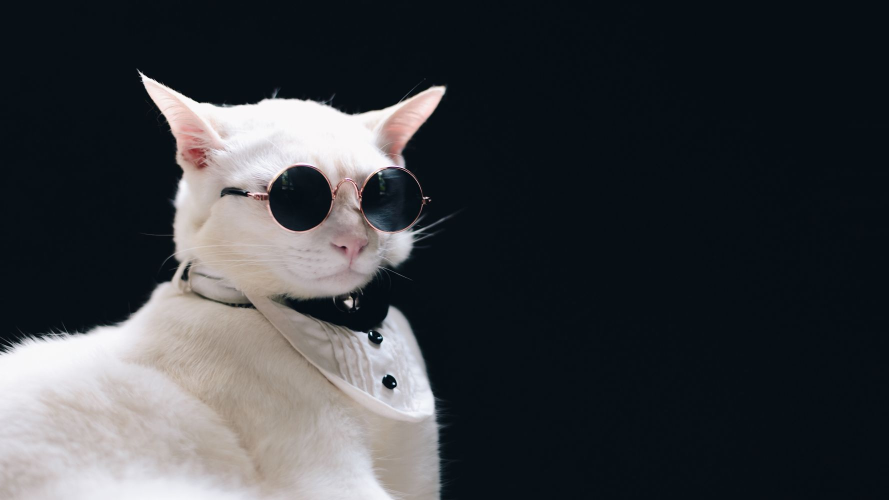
#> input picture images/my_image.jpeg, 1778 x 1000 px (shown at 1/2 size)
$ jupyter execute --allow-errors 'Cat or Not 80% Accuracy.ipynb'   (shell and % lines are left out)
#> lines starting #> are read from the running program, lines starting #| are printed output that depends on the picture
[cell 1]
#Logistic Regression with a Neural Network mindset.
#Welcome to your first (required) programming assignment! You will build a logistic regression classifier to recognize cats.

[cell 2]
#importing packages

import time
import numpy as np
import h5py
import matplotlib.pyplot as plt
import scipy
from PIL import Image
from scipy import ndimage
from dnn_app_utils_v3 import *

plt.rcParams['figure.figsize'] = (5.0, 4.0) # set default size of plots
plt.rcParams['image.interpolation'] = 'nearest'
plt.rcParams['image.cmap'] = 'gray'


np.random.seed(1)

#> (a cell that did not finish here is left out)

[cell 4]
# Example of a picture
index = 10
#> (the rest of this cell did not finish here and is left out)

#> (a cell that did not finish here is left out)

#> (a cell that did not finish here is left out)

[cell 7]
### CONSTANTS DEFINING THE MODEL ####
n_x = 12288     # num_px * num_px * 3
n_h = 7
n_y = 1
layers_dims = (n_x, n_h, n_y)

[cell 8]
# [81 lines left out: function two_layer_model, not called in this run]

#> (a cell that did not finish here is left out)

#> (a cell that did not finish here is left out)

#> (a cell that did not finish here is left out)

[cell 12]
### CONSTANTS ###
layers_dims = [12288, 20, 7, 5, 1] #  4-layer model

[cell 13]
# [51 lines left out: function L_layer_model, not called in this run]

#> (a cell that did not finish here is left out)

#> (a cell that did not finish here is left out)

#> (a cell that did not finish here is left out)

#> (a cell that did not finish here is left out)

[cell 18]
from PIL import Image

my_image = "my_image.jpeg" #any image form the internet
my_label_y = [1] # the true class of your image (1 -> cat, 0 -> non-cat)

fname = "images/" + my_image

num_px = 64

#Preprocessing the image
image = Image.open(fname).resize(size=(num_px, num_px))  # use PIL to open and reshape image
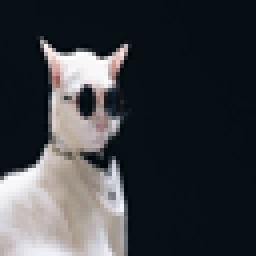
#> image: PIL image 64x64 RGB (shown 4 times larger); mean R, G, B 57.9, 60.7, 64.5
my_image = np.array(image, dtype=float) / 255  # convert to numpy array and scale values
my_image = my_image.reshape((1, num_px*num_px*3)).T  # reshape and transpose
#> my_image = 12288 values, max 1 at index 2553, min 0 at index 2139, mean 0.239

#> (the rest of this cell did not finish here and is left out)
